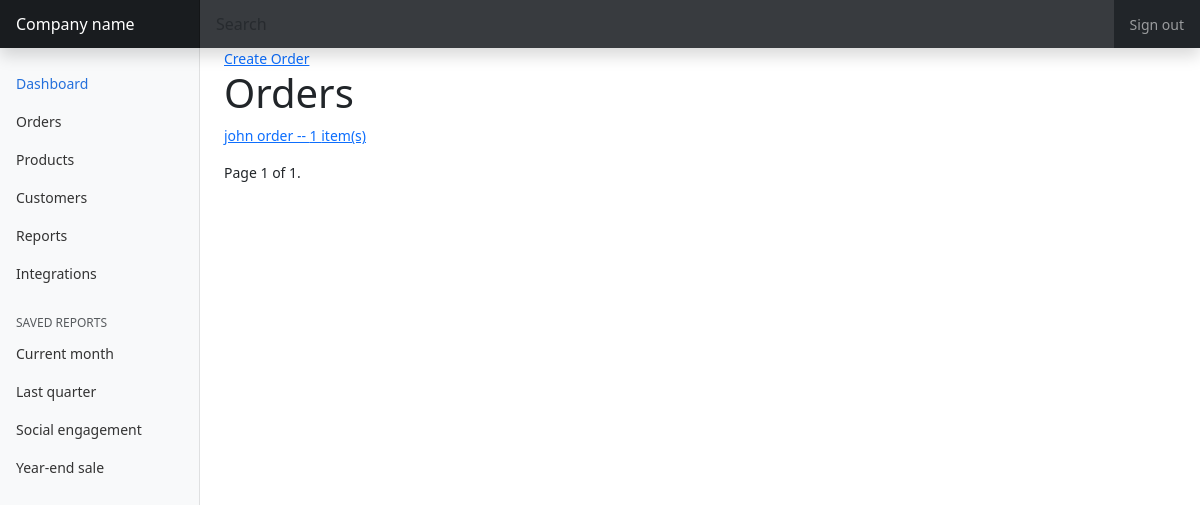
The app's page /orders/ (signed in), older data.
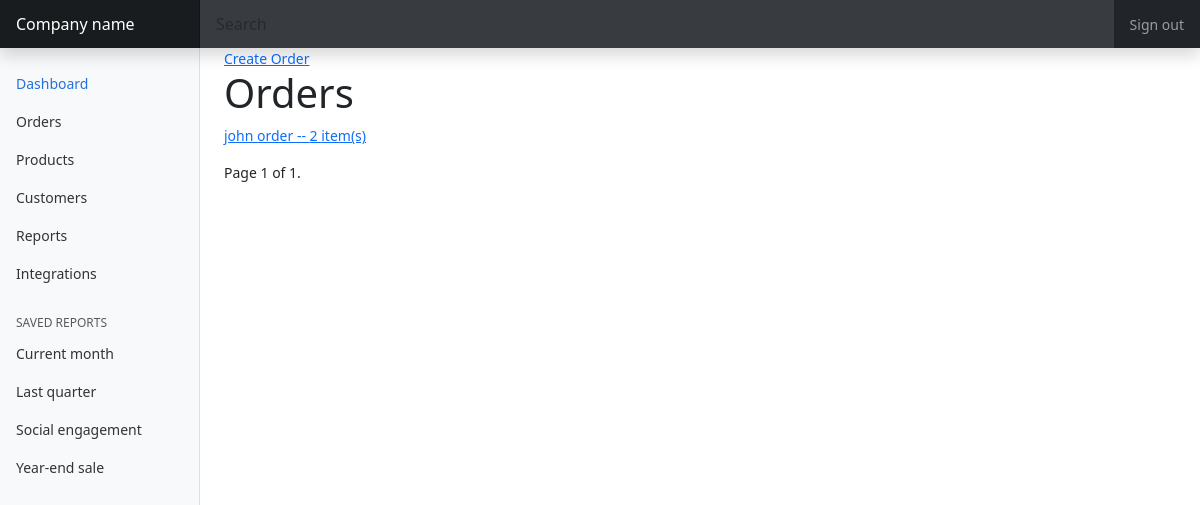
The same page, newer data.
### inventory/models.py (models this page shows, shortened)
class Order(models.Model):
    class OrderStatus(models.TextChoices):
        DRAFT = 'DRAFT', 'Draft'
        DEPLOYED = 'DEPLOYED', 'Deployed'
        RECEIVED = 'RECEIVED', 'Received'
        RETURN = 'RETURNED', 'Returned'
    issued_to = models.ForeignKey(User, on_delete=models.CASCADE, related_name="issued_to")
    issued_by = models.ForeignKey(User, null=True, on_delete=models.SET_NULL, related_name="issued_by")
    issued_on = models.DateField(auto_now_add=False)
    created = models.DateTimeField(auto_now_add=True)
    updated = models.DateTimeField(auto_now=True)
    status = models.CharField(max_length=50, choices=OrderStatus.choices, default=OrderStatus.DRAFT)
    @property
    def item_count(self):
        return self.orderitems_set.all().count()

### inventory/views/order.py (the view)
# urls.py: path('orders/', order.order_list, name="order_list"),
@login_required
def order_list(request):
    orders = Order.objects.all()
    paginator = Paginator(orders, 5)
    page_number = request.GET.get("page")
    page_obj = paginator.get_page(page_number)
    title = 'Orders'
    context = {'orders': orders, 'title': title, 'page_obj': page_obj}
    return render(request, 'inventory/order/orders.html', context)

### inventory/templates/inventory/order/orders.html (shortened to what this page needs)
{% extends 'main.html' %}
{% block content %}
<a href="{% url 'create_order' %}">Create Order</a>
<h1>{{ title }}</h1>
{% for order in page_obj %}
<p><a href="{% url 'edit_order' order.id %}">{{ order.issued_to.username }} order -- {{ order.item_count }} item(s)</a></p>
{% endfor %}
<div class="pagination">
    <span class="step-links">
        <span class="current">
            Page {{ page_obj.number }} of {{ page_obj.paginator.num_pages }}.
        </span>
    </span>
</div>
{% endblock content %}

Row changes from the older to the newer data that the page shows:
changed Order "john": item_count "1" → "2"
